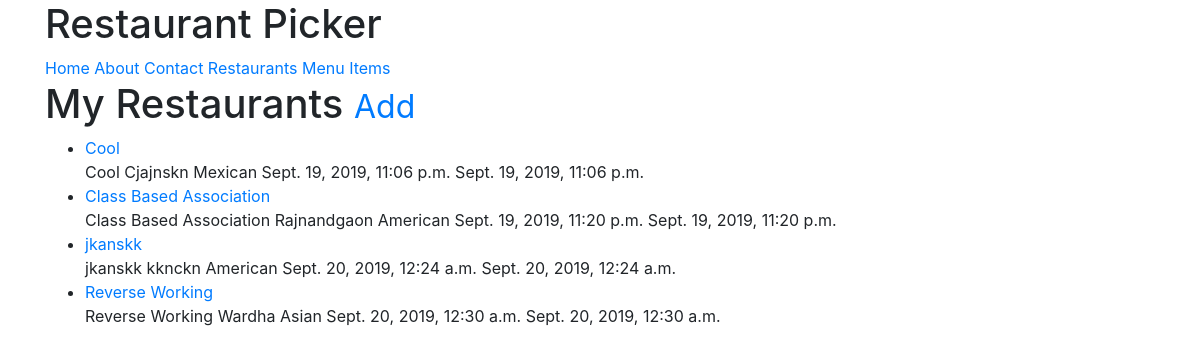
Before: /restaurants/ (signed in) with the older database file.
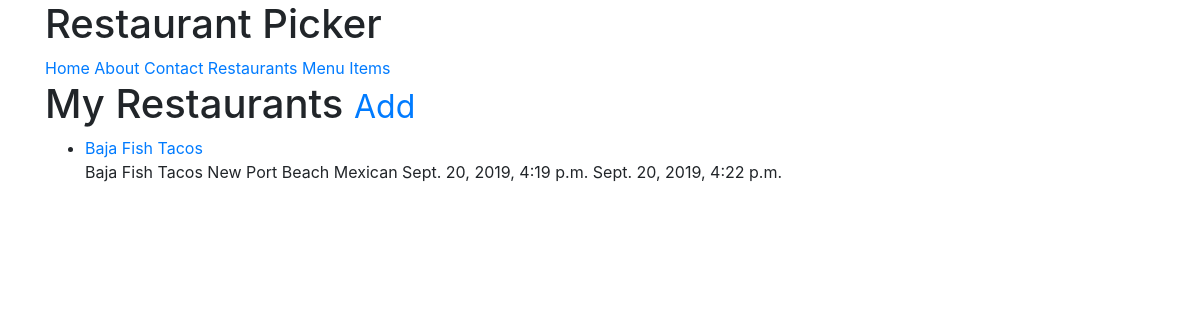
After: the same page with the newer database file.
### restaurants/models.py (models this page shows, shortened)
class RestaurantLocation(models.Model):
    owner       = models.ForeignKey(
                    User,
                    on_delete = models.CASCADE,
                )
    name        = models.CharField(max_length = 120)
    location    = models.CharField(max_length = 120, null=True, blank=True)
    category    = models.CharField(max_length = 120, null=True, blank=True,validators=[validate_category])
    timestamp   = models.DateTimeField(auto_now_add=True, null=True)
    updated     = models.DateTimeField(auto_now=True)
    slug        = models.SlugField(null=True, blank=True)
    def __str__(self):
        return self.name
    def get_absolute_url(self):
        return reverse('restaurants:detail',kwargs={'slug':self.slug})

### restaurants/views.py (the view)
# urls.py: path('',RestaurantListView.as_view(),name='list'),
class RestaurantListView(LoginRequiredMixin,ListView):
    def get_queryset(self):
        return RestaurantLocation.objects.filter(owner=self.request.user)

### restaurants/templates/restaurants/restaurantlocation_list.html (shortened to what this page needs)
{% extends 'base.html' %}
{% block content %}
<h1>My Restaurants <small><a href="{% url 'restaurants:create'%}">Add</a></small></h1>
<ul>
{% for obj in object_list %}
<li><a href="{{ obj.get_absolute_url }}">{{ obj }}</a>
  <br>
  {{ obj.name }} {{obj.location }} {{ obj.category }} {{obj.timestamp}} {{obj.updated}}</li>
{% endfor %}
</ul>
{% endblock content %}

### templates/base.html (shortened to what this page needs)
<!DOCTYPE html>
<html lang="en" dir="ltr">
  <head>
    {% include 'snippets/css.html' %}
  </head>
  <body>
    {% include 'snippets/nav.html' %}
    <div class="container">
      {% block content %}
      {% endblock content %}
    </div>
  </body>
</html>

### templates/snippets/css.html (shortened to what this page needs)
<link rel="stylesheet" href="https://stackpath.bootstrapcdn.com/bootstrap/4.3.1/css/bootstrap.min.css">

### templates/snippets/nav.html
<div class="container">
  <h1>Restaurant Picker</h1>
  <a href="{% url 'home' %}">Home</a>
  <a href="{% url 'about' %}">About</a>
  <a href="{% url 'contact' %}">Contact</a>
  {% if request.user.is_authenticated %}
    <a href="{% url 'restaurants:list'%}">Restaurants</a>
    <a href="{% url 'menus:list'%}">Menu Items</a>
  {% endif %}
</div>

Changed rows visible on the page:
removed RestaurantLocation: name "Cool", location "Cjajnskn", category "Mexican", timestamp "Sept. 19, 2019, 11:06 p.m.", updated "Sept. 19, 2019, 11:06 p.m."
removed RestaurantLocation: name "Class Based Association", location "Rajnandgaon", category "American", timestamp "Sept. 19, 2019, 11:20 p.m.", updated "Sept. 19, 2019, 11:20 p.m."
removed RestaurantLocation: name "jkanskk", location "kknckn", category "American", timestamp "Sept. 20, 2019, 12:24 a.m.", updated "Sept. 20, 2019, 12:24 a.m."
removed RestaurantLocation: name "Reverse Working", location "Wardha", category "Asian", timestamp "Sept. 20, 2019, 12:30 a.m.", updated "Sept. 20, 2019, 12:30 a.m."
added RestaurantLocation: name "Baja Fish Tacos", location "New Port Beach", category "Mexican", timestamp "Sept. 20, 2019, 4:19 p.m.", updated "Sept. 20, 2019, 4:22 p.m."
